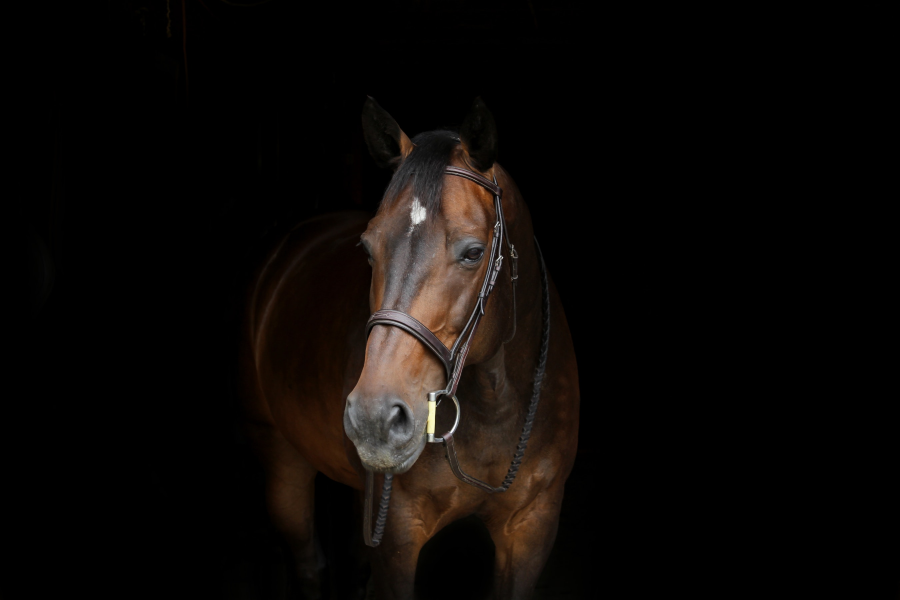
#> input picture 2. Computer Vision/horse.jpg, 2700 x 1800 px (shown at 1/3 size)
$ jupyter execute Histogram_Masking_Equilization.ipynb   (shell and % lines are left out)
#> lines starting #> are read from the running program, lines starting #| are printed output that depends on the picture
[cell 1]
import cv2
import numpy as np
import matplotlib.pyplot as plt

[cell 2]
dark_horse=cv2.imread("horse.jpg")
#> dark_horse is the input picture: shape (1800, 2700, 3); mean B, G, R 6.9, 8.9, 12
show_horse=cv2.cvtColor(dark_horse,cv2.COLOR_BGR2RGB)

rainbow=cv2.imread("rainbow.jpg")
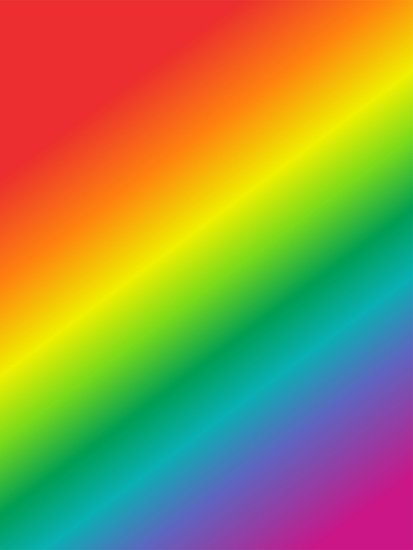
#> input picture 2. Computer Vision/rainbow.jpg, 413 x 550 px
#> rainbow is the input picture: shape (550, 413, 3); mean B, G, R 72.8, 142.3, 152.3
show_rainbow=cv2.cvtColor(rainbow,cv2.COLOR_BGR2RGB)

blue_bricks=cv2.imread("bricks.jpg")
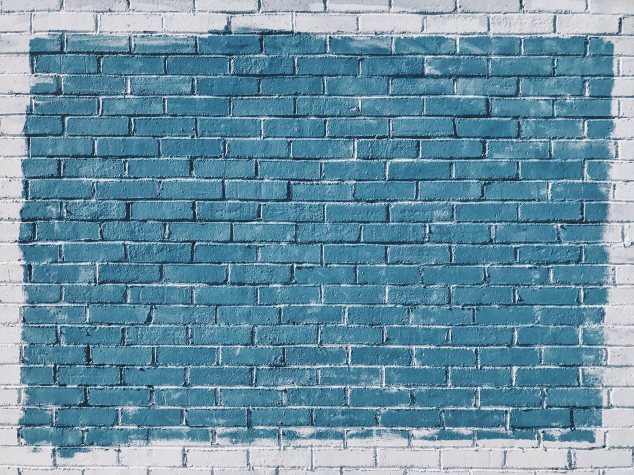
#> input picture 2. Computer Vision/bricks.jpg, 1267 x 950 px (shown at 1/2 size)
#> blue_bricks is the input picture: shape (950, 1267, 3); mean B, G, R 163.5, 144, 104.9
show_bricks=cv2.cvtColor(blue_bricks,cv2.COLOR_BGR2RGB)

[cell 3]
plt.imshow(show_horse)

[cell 4]
plt.imshow(show_rainbow)

[cell 5]
plt.imshow(show_bricks)

[cell 6]
'''
OpenCV Histogram

cv2.calcHist(images, channels, mask, histSize, ranges, hist[, accumulate]])

    images: it is the source image of type uints or float32. it should be given in square brackets,
    ie, "[img]".
    channels: it is also given in square brackets. It is the index of channel for which we
    calculate histogram. For example, if input is grayscale image, its value is [0].
    For color image, you can pass [0], [1] or [2] t o calculate histogram of blue, green or
    red channel respectively.
    mask: mask image. To find histogram of full image, it is given as "None". But if you want to
    find histogram of particular region of image, you have to create a mask image for that and
    give it as mask. (I will show a n example later.)

    histSize: this represents our BIN count. Need to be given in square brackets. For full scale,
    we pass [256].
    ranges: this is our RANGE. Normally, it is [0,256].
'''

[cell 7]
hist_values=cv2.calcHist([blue_bricks],channels=[0],mask=None,histSize=[256],ranges=[0,256])
#> hist_values = 256 values, max 19329 at index 150, min 0 at index 0, mean 4701.8

### 0: Blue, 1: Green, 2: red

[cell 8]
hist_values.shape  # 256 hist size and 1 channel
#> Out = (256, 1)

[cell 9]
# Let us visualize the  contribution of the blue channel
plt.plot(hist_values)
#> figure, not shown here; curve peaks at x = 150, y = 19329

[cell 10]
# For  Green channel
hist_values=cv2.calcHist([blue_bricks],channels=[1],mask=None,histSize=[256],ranges=[0,256])
#> hist_values = 256 values, max 17804 at index 124, min 0 at index 0, mean 4701.8

[cell 11]
hist_values.shape  # 256 hist size and 1 channel
#> Out = (256, 1)

[cell 12]
# Let us visualize the  contribution of the green channel
plt.plot(hist_values)
#> figure, not shown here; curve peaks at x = 124, y = 17804

[cell 13]
### For the dark_horse

[cell 14]
# For
hist_values=cv2.calcHist([dark_horse],channels=[0],mask=None,histSize=[256],ranges=[0,256])
#> hist_values = 256 values, max 3726045 at index 0, min 10 at index 246, mean 18984.4

[cell 15]
hist_values.shape  # 256 hist size and 1 channel
#> Out = (256, 1)

[cell 16]
# Let us visualize the  contribution of the green channel
plt.plot(hist_values)
#> figure, not shown here; curve peaks at x = 0, y = 3726045

### ALl 3 channel visualizatiom

[cell 17]
img=blue_bricks
color=('b','g','r')

for i, col in enumerate(color):
    histr=cv2.calcHist([img],[i],None,[256],[0,256])
    plt.plot(histr, color=col)
    plt.xlim([0,256])
plt.title("Blue Bricks Image")
plt.show()
#> figure, not shown here; curve peaks at x = 150, y = 19329; curve peaks at x = 124, y = 17804; curve peaks at x = 63, y = 16885

[cell 18]
img=dark_horse
color=('b','g','r')

for i, col in enumerate(color):
    histr=cv2.calcHist([img],[i],None,[256],[0,256])
    plt.plot(histr, color=col)
    plt.xlim([0,256])
plt.title("Dark Horse Image")
plt.show()
#> figure, not shown here; curve peaks at x = 0, y = 3726045; curve peaks at x = 0, y = 3605157; curve peaks at x = 0, y = 3582424

[cell 19]
img=rainbow
color=('b','g','r')

for i, col in enumerate(color):
    histr=cv2.calcHist([img],[i],None,[256],[0,256])
    plt.plot(histr, color=col)
    plt.xlim([0,256])
plt.title("Rainbow Image")
plt.show()
#> figure, not shown here; curve peaks at x = 48, y = 20751; curve peaks at x = 46, y = 18708; curve peaks at x = 236, y = 20471

[cell 20]
# In Rainbow image contribution of red, blue, green varies

## Masking

[cell 21]
## We can mask only certain parts of the image

[cell 22]
img=rainbow

[cell 23]
img.shape
#> Out = (550, 413, 3)

[cell 24]
# We want only (550, 413) the you can write image.shape[:2]

[cell 25]
# Create the mask
mask=np.zeros(img.shape[:2], np.uint8)
mask[300:400, 100:400] = 255

[cell 26]
print(mask.dtype) # check mask data type
mask=mask.astype('uint8') # Convert mask to uint8 if necessary

[cell 27]
show_rainbow_resized=cv2.resize(show_rainbow,(mask.shape[1],mask.shape[0]))

[cell 28]
plt.imshow(mask, cmap='gray')

[cell 29]
masked_img=cv2.bitwise_and(img,img,mask=mask)
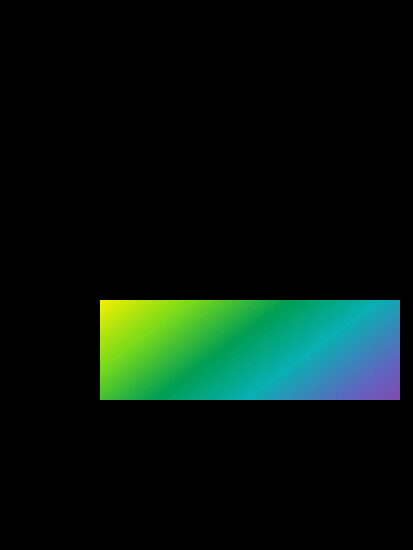
#> masked_img: shape (550, 413, 3); mean B, G, R 14.7, 22.5, 6.8
show_masked_img=cv2.bitwise_and(show_rainbow_resized,show_rainbow_resized,mask=mask)

[cell 30]
plt.imshow(show_masked_img)

### Recompute the Histogram for rainbow

[cell 31]
hist_mask_value_red=cv2.calcHist([rainbow],channels=[2],mask=mask,histSize=[256],ranges=[0,256])
#> hist_mask_value_red = 256 values, max 1332 at index 1, min 0 at index 221, mean 117.2
hist_full_value_red=cv2.calcHist([rainbow],channels=[2],mask=None,histSize=[256],ranges=[0,256])
#> hist_full_value_red = 256 values, max 20471 at index 236, min 70 at index 226, mean 887.3

[cell 32]
plt.plot(hist_full_value_red)
plt.title("Histogram for RED values of the full image")
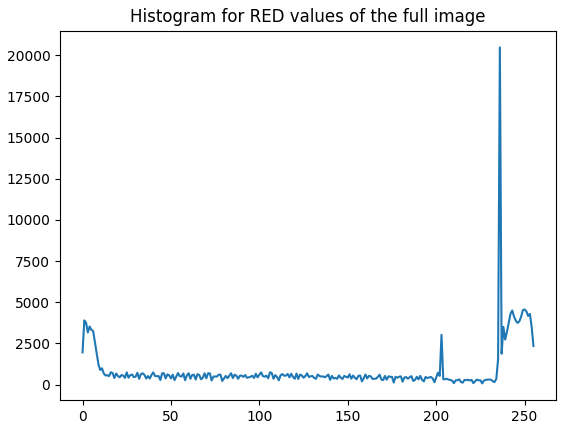
#> figure drawn by matplotlib, 1 panel; curve peaks at x = 236, y = 20471

### 2nd masking example: Show the gorilla eyes

[cell 33]
img=cv2.imread('gorilla.jpg')
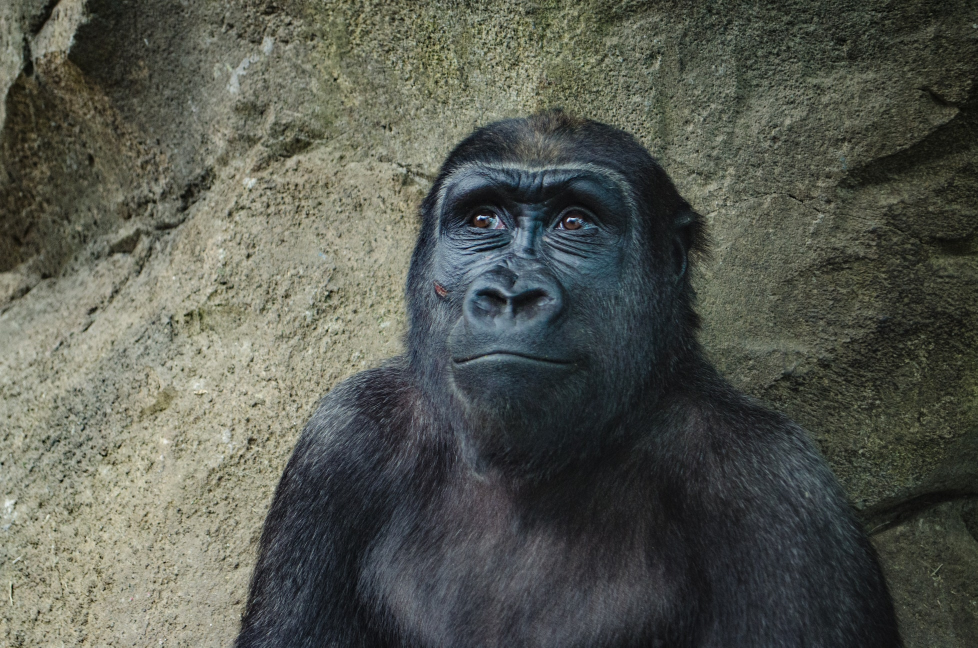
#> input picture 2. Computer Vision/gorilla.jpg, 1955 x 1295 px (shown at 1/2 size)
#> img is the input picture: shape (1295, 1955, 3); mean B, G, R 80.4, 88.9, 86

[cell 34]
plt.imshow(img)

[cell 35]
img.shape
#> Out = (1295, 1955, 3)

[cell 36]
# Create the mask
mask=np.zeros(img.shape[:2], np.uint8)
mask[400:500, 780:1250] = 255

[cell 37]
print(mask.dtype) # check mask data type
mask=mask.astype('uint8') # Convert mask to uint8 if necessary

[cell 38]
show_gorilla_resized=cv2.resize(img,(mask.shape[1],mask.shape[0]))

[cell 39]
plt.imshow(mask, cmap='gray')

[cell 40]
masked_img=cv2.bitwise_and(img,img,mask=mask)
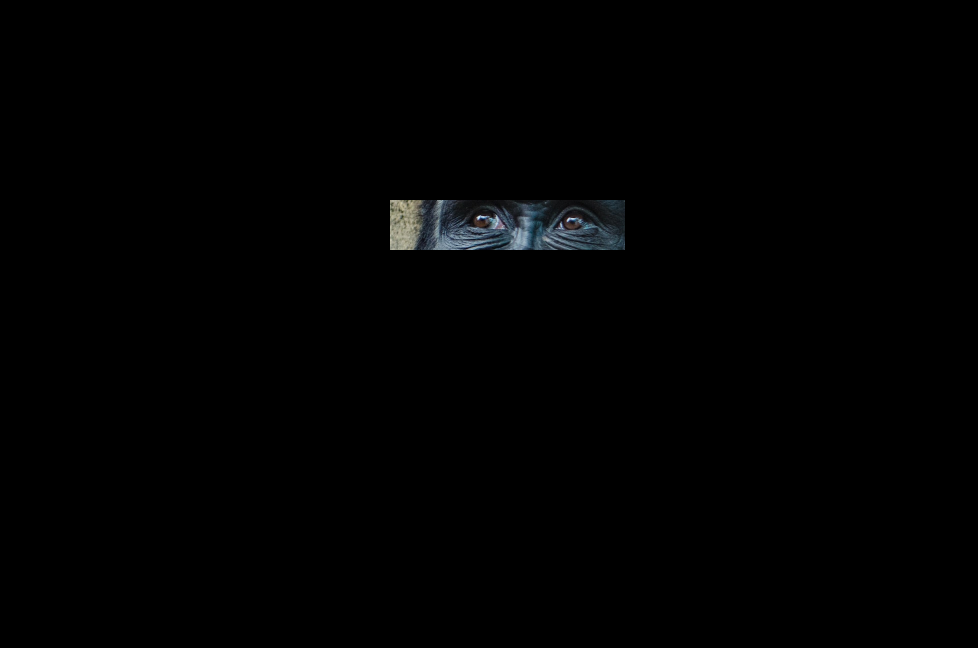
#> masked_img: shape (1295, 1955, 3) (shown at 1/2 size); mean B, G, R 1.5, 1.4, 1.2
show_masked_img=cv2.bitwise_and(show_gorilla_resized,show_gorilla_resized,mask=mask)

[cell 41]
plt.imshow(show_masked_img)

[cell 42]
############################################################

[cell 43]
gorilla=cv2.imread('gorilla.jpg',0)
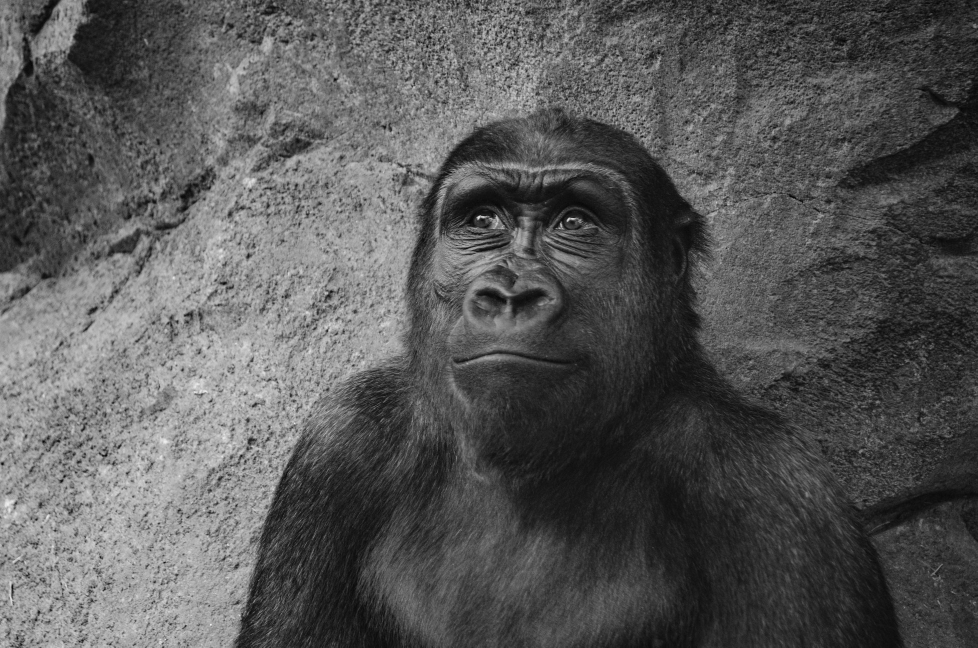
#> gorilla: shape (1295, 1955) (shown at 1/2 size); min 0, max 255, mean 87.1
'''
Here's a brief overview of the different options for this argument:

0: Read the image in grayscale mode.
1: Read the image in color mode (default), resulting in a 3-channel image
-1: Read the image with the alpha channel, if it exists, I
resulting in a 4-channel image.

In your case, using 0 will load gorilla.jpg as a grayscale image.
'''

[cell 44]
def display(img, cmap=None):
    fig=plt.figure(figsize=(10,8))
    ax=fig.add_subplot(111)
    ax.imshow(img,cmap)

[cell 45]
display(gorilla, cmap='gray')

[cell 46]
hist_values=cv2.calcHist([gorilla],channels=[0],mask=None,histSize=[256],ranges=[0,256])
#> hist_values = 256 values, max 24421 at index 38, min 0 at index 242, mean 9889.6
'''
[gorilla]:
This is the image (or list of images) for which you want to calculate the

channels=[0]:
This specifies the index of the channel you want to compute the histogram for. Since the image is grayscale,
it has only one channel, which is indexed as 0.
For color images, you could specify [0] for the blue channel, [1] for the green channel, and [2] for the red channel.
'''

[cell 47]
plt.plot(hist_values)
#> figure, not shown here; curve peaks at x = 38, y = 24421

[cell 48]
eq_gorilla=cv2.equalizeHist(gorilla)
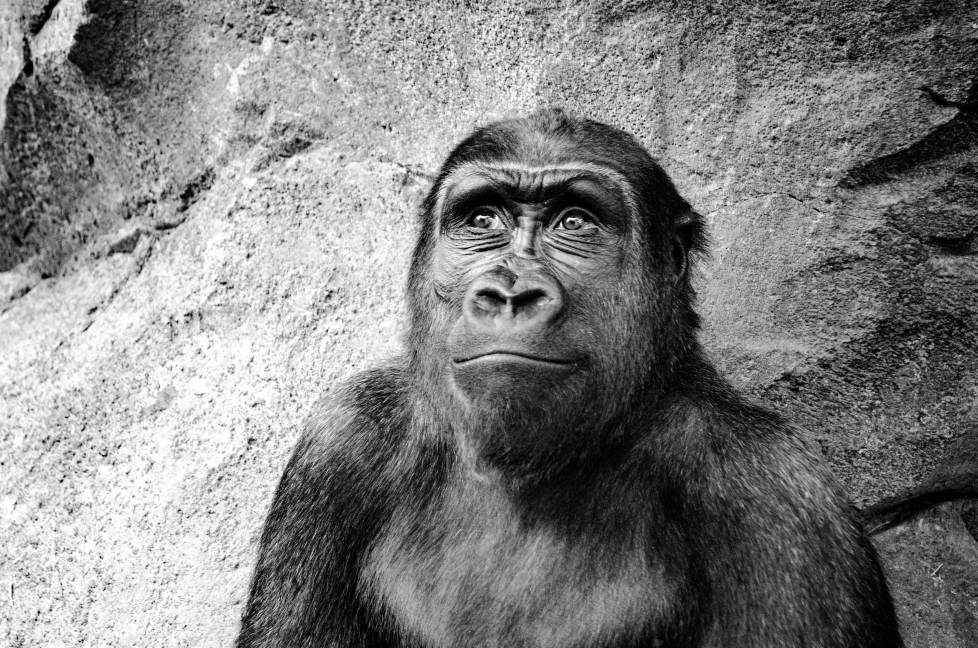
#> eq_gorilla: shape (1295, 1955) (shown at 1/2 size); min 0, max 255, mean 128.3

[cell 49]
display(eq_gorilla)

[cell 50]
hist_values=cv2.calcHist([eq_gorilla],channels=[0],mask=None,histSize=[256],ranges=[0,256])
#> hist_values = 256 values, max 24421 at index 45, min 0 at index 6, mean 9889.6

[cell 51]
plt.plot(hist_values)
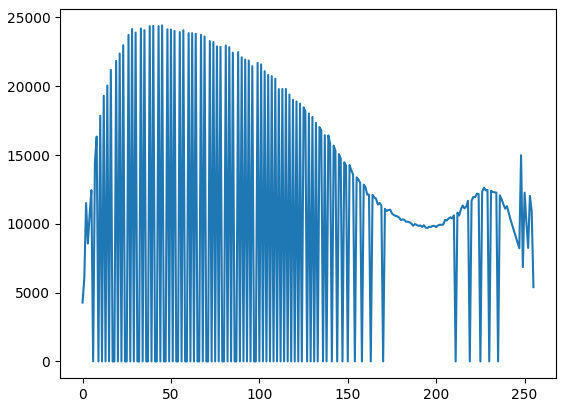
#> figure drawn by matplotlib, 1 panel; curve peaks at x = 45, y = 24421

[cell 52]
# Color Image
color_gorilla = cv2.imread("gorilla.jpg")
show_gorilla=cv2.cvtColor(color_gorilla,cv2.COLOR_BGR2RGB)
# Convert to the HSV
hsv=cv2.cvtColor(color_gorilla, cv2.COLOR_BGR2HSV )
#> hsv: shape (1295, 1955, 3); mean H, S, V 59, 46.4, 91.6

[cell 53]
hsv[1,1,2]
#> Out = 124

[cell 54]
show_gorilla

[cell 55]
# Convert back to RGB to visualize
eq_color_gorilla = cv2.cvtColor(hsv, cv2.COLOR_HSV2RGB)
display(eq_color_gorilla)

[cell 56]
hist_values=cv2.calcHist([eq_color_gorilla],channels=[1],mask=None,histSize=[256],ranges=[0,256])
#> hist_values = 256 values, max 25405 at index 34, min 0 at index 243, mean 9889.6

[cell 57]
plt.plot(hist_values)
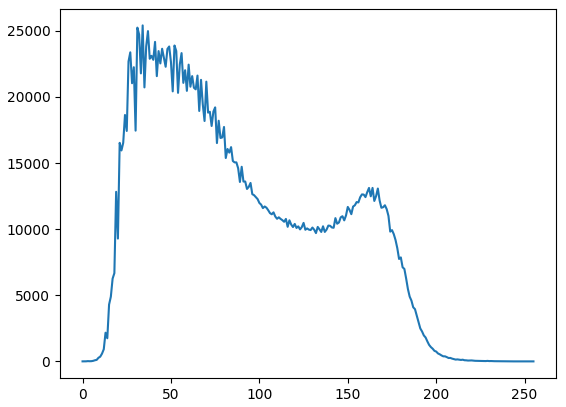
#> figure drawn by matplotlib, 1 panel; curve peaks at x = 34, y = 25405
